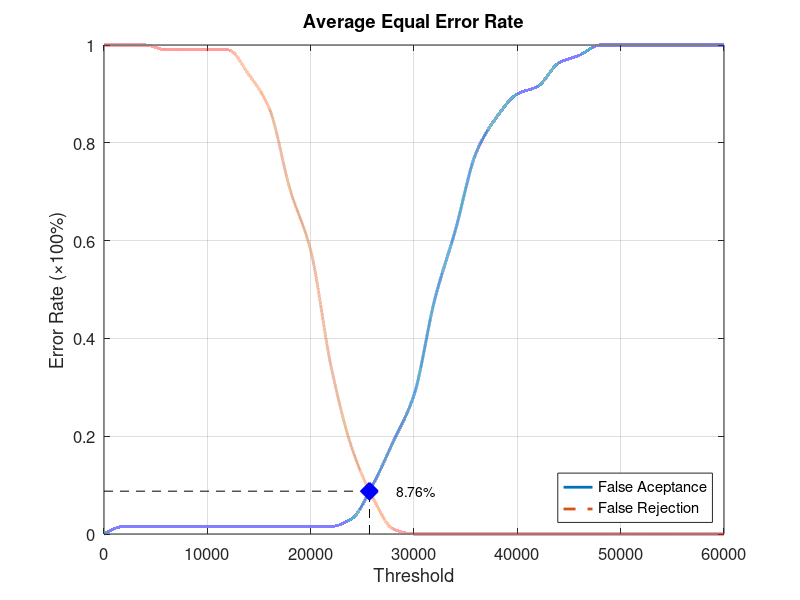
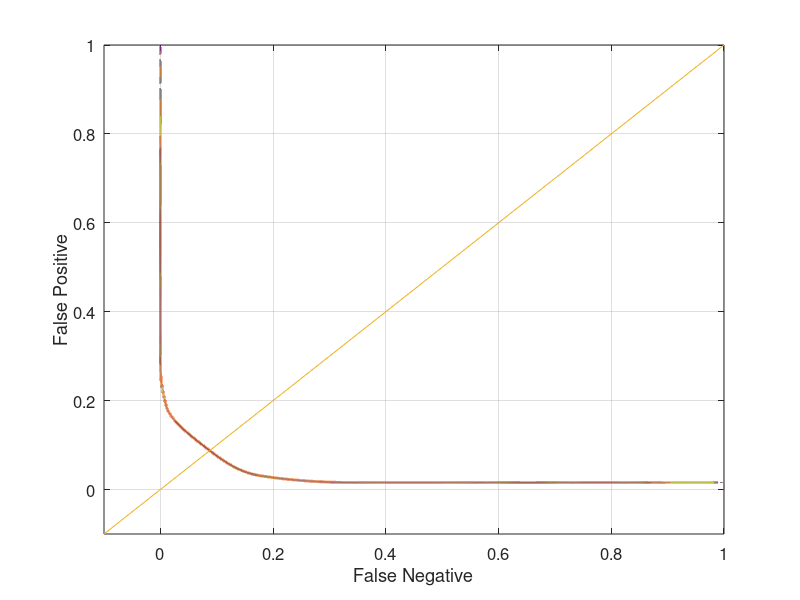

MATLAB code for these plots, in order:
function yEER = Database1_1
close all;
clear;
clc;
x = 0:2000:60000;
xq = 0:0.5:60000;

y0 = [0 0.0157895 0.0157895 0.0157895 0.0157895 0.0157895 0.0157895 0.0157895 0.0157895 0.0157895 0.0157895 0.0157895 0.0315789 0.1 0.189474 0.284211 0.478947 0.621053 0.778947 0.852632 0.9 0.915789 0.963158 0.978947 1 1 1 1 1 1 1];
yy0 = interp1(x, y0, xq, 'pchip');
y1 = [1 1 1 0.99 0.99 0.99 0.99 0.94 0.87 0.705 0.58 0.34 0.175 0.075 0.01 0 0 0 0 0 0 0 0 0 0 0 0 0 0 0 0];
yy1 = interp1(x, y1, xq, 'pchip');

% Calculating EER: 
y2 = abs(y0 - y1);
find(y2 == min(y2))
yy2 = abs(yy0 - yy1);
xEER = find(yy2 == min(yy2));
xEERIndex = xq(xEER) % X-axis EER
yEER = yy0(xEER) % Y-axis EER

main = figure
plot(xq, yy0,'-','LineWidth', 2);	hold on
plot(xq, yy1,'--','LineWidth', 2);	hold on
plot([xEERIndex xEERIndex], [0 yEER], 'k--');	hold on
plot([0 xEERIndex], [yEER yEER], 'k--');	hold on
plot(xEERIndex, yEER, 'bx', 'LineWidth', 10);	hold on
text(xEERIndex + 10 * xEERIndex / 100, yEER, [num2str(round((10000 * yEER)) / 100) '%'])
legend('False Aceptance', 'False Rejection', 'Location', 'SouthEast')
xlabel('Threshold')
ylabel('Error Rate (\times100%)')
title('Average Equal Error Rate')
set(gca, 'FontSize', 12)
axis([0 60000 0 1])
grid on

print(main, 'Database1_1Main', '-dpng');
FNRxFPR = figure('Color', [1 1 1]);
plot(yy1, yy0, '-', yy1, yy0, 'LineWidth', 2);
hold on
y = -0.1:0.1:1
plot(y, y); 
set(gca, 'FontSize', 12)
xlabel('False Negative')
ylabel('False Positive')
axis([-0.1 1 -0.1 1])
set(gca, 'FontSize', 12)
grid on

print(FNRxFPR, 'Database1_1FNRxFPR','-dpng');
end
